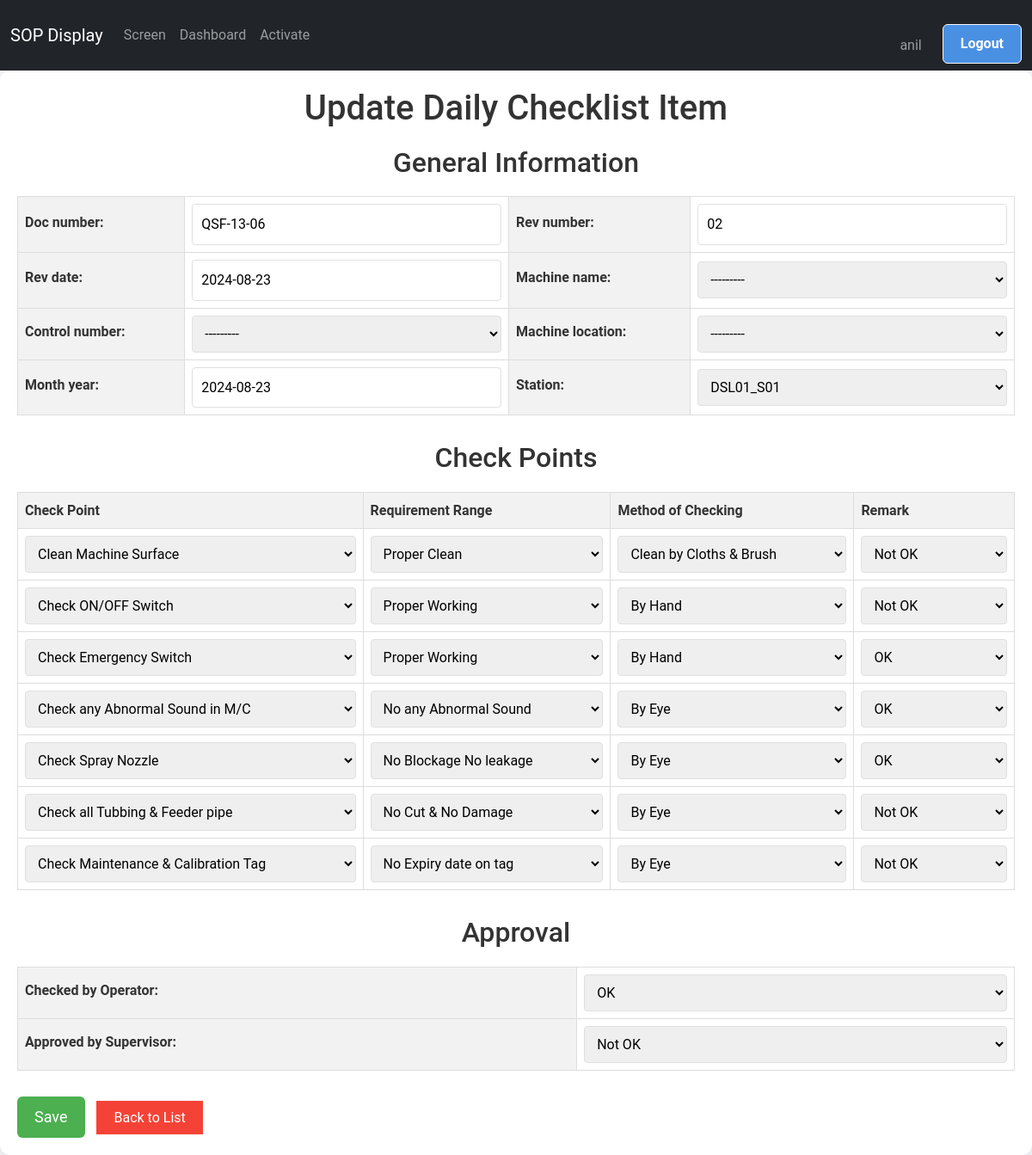
/screen/maintenance/update/14/ (signed in), run on the app's committed database.
### screen_app/models.py (models this page shows, shortened)
class DailyChecklistItem(models.Model):
    TICK_CHOICES = [
        ('✔', 'OK'),
        ('✘', 'Not OK'),
        ('', 'Not Checked')
    ]
    station = models.CharField(max_length=100, choices=STATION_CHOICES, default='DSL01_S01',blank=True)
    doc_number = models.CharField(max_length=20, default="QSF-13-06",blank=True)
    rev_number = models.CharField(max_length=10, default="02")
    rev_date = models.DateField(default=timezone.now)
    machine_name = models.CharField(max_length=100, choices=MACHINE_NAME_CHOICES)
    control_number = models.CharField(max_length=100,choices=CONTROL_NUMBER_CHOICES)
    machine_location = models.CharField(max_length=100,choices=MACHINE_LOCATION_CHOICES)
    month_year = models.DateField(default=timezone.now,blank=True)
    date=models.DateField(default=django.utils.timezone.now,blank=True)
    CHECK_POINT_CHOICES = (
        ('Clean Machine Surface', 'Clean Machine Surface'),
        ('Check ON/OFF Switch', 'Check ON/OFF Switch'),
        ('Check Emergency Switch', 'Check Emergency Switch'),
        ('Check any Abnormal Sound in M/C', 'Check any Abnormal Sound in M/C'),
        ('Check Spray Nozzle', 'Check Spray Nozzle'),
        ('Check all Tubbing & Feeder pipe', 'Check all Tubbing & Feeder pipe'),
        ('Check Maintenance & Calibration Tag', 'Check Maintenance & Calibration Tag'),
    )
    check_point_1 = models.CharField(max_length=200, choices=CHECK_POINT_CHOICES, default='Clean Machine Surface',blank=True)
    check_point_2 = models.CharField(max_length=200, choices=CHECK_POINT_CHOICES, default='Check ON/OFF Switch',blank=True)
    check_point_3 = models.CharField(max_length=200, choices=CHECK_POINT_CHOICES, default='Check Emergency Switch',blank=True)
    check_point_4 = models.CharField(max_length=200, choices=CHECK_POINT_CHOICES, default='Check any Abnormal Sound in M/C',blank=True)
    check_point_5 = models.CharField(max_length=200, choices=CHECK_POINT_CHOICES, default='Check Spray Nozzle',blank=True)
    check_point_6 = models.CharField(max_length=200, choices=CHECK_POINT_CHOICES, default='Check all Tubbing & Feeder pipe',blank=True)
    check_point_7 = models.CharField(max_length=200, choices=CHECK_POINT_CHOICES, default='Check Maintenance & Calibration Tag',blank=True)
    REQUIREMENT_RANGE_CHOICES = (
        ('Proper Clean', 'Proper Clean'),
        ('Proper Working', 'Proper Working'),
        ('Proper Working', 'Proper Working'),
        ('No any Abnormal Sound', 'No any Abnormal Sound'),
        ('No Blockage No leakage', 'No Blockage No leakage'),
        ('No Cut & No Damage', 'No Cut & No Damage'),
        ('No Expiry date on tag', 'No Expiry date on tag'),
    )
    requirement_range_1 = models.CharField(max_length=200, choices=REQUIREMENT_RANGE_CHOICES, default='Proper Clean',blank=True)
    requirement_range_2 = models.CharField(max_length=200, choices=REQUIREMENT_RANGE_CHOICES, default='Proper Working',blank=True)
    requirement_range_3 = models.CharField(max_length=200, choices=REQUIREMENT_RANGE_CHOICES, default='Proper Working',blank=True)
    requirement_range_4 = models.CharField(max_length=200, choices=REQUIREMENT_RANGE_CHOICES, default='No any Abnormal Sound',blank=True)
    requirement_range_5 = models.CharField(max_length=200, choices=REQUIREMENT_RANGE_CHOICES, default='No Blockage No leakage',blank=True)
    requirement_range_6 = models.CharField(max_length=200, choices=REQUIREMENT_RANGE_CHOICES, default='No Cut & No Damage',blank=True)
    requirement_range_7 = models.CharField(max_length=200, choices=REQUIREMENT_RANGE_CHOICES, default='No Expiry date on tag',blank=True)
    METHOD_OF_CHECKING_CHOICES = (
        ('Clean by Cloths & Brush', 'Clean by Cloths & Brush'),
        ('By Hand', 'By Hand'),
        ('By Eye', 'By Eye'),
        )
    method_of_checking_1 = models.CharField(max_length=200,choices=METHOD_OF_CHECKING_CHOICES ,default='Clean by Cloths & Brush',blank=True)
    method_of_checking_2 = models.CharField(max_length=200,choices=METHOD_OF_CHECKING_CHOICES ,default='By Hand',blank=True)
    method_of_checking_3 = models.CharField(max_length=200,choices=METHOD_OF_CHECKING_CHOICES ,default='By Hand',blank=True)
    method_of_checking_4 = models.CharField(max_length=200,choices=METHOD_OF_CHECKING_CHOICES ,default='By Eye',blank=True)
    method_of_checking_5 = models.CharField(max_length=200,choices=METHOD_OF_CHECKING_CHOICES ,default='By Eye',blank=True)
    method_of_checking_6 = models.CharField(max_length=200,choices=METHOD_OF_CHECKING_CHOICES ,default='By Eye',blank=True)
    method_of_checking_7 = models.CharField(max_length=200,choices=METHOD_OF_CHECKING_CHOICES ,default='By Eye',blank=True)
    Remark_1=models.CharField(max_length=100,choices=TICK_CHOICES)
    Remark_2=models.CharField(max_length=100,choices=TICK_CHOICES)
    Remark_3=models.CharField(max_length=100,choices=TICK_CHOICES)
    Remark_4=models.CharField(max_length=100,choices=TICK_CHOICES)
    Remark_5=models.CharField(max_length=100,choices=TICK_CHOICES)
    Remark_6=models.CharField(max_length=100,choices=TICK_CHOICES)
    Remark_7=models.CharField(max_length=100,choices=TICK_CHOICES)
    checked_by_Operator = models.CharField(max_length=100,choices=TICK_CHOICES,default='✔',blank=True)
    approved_by_Supervisor = models.CharField(max_length=100,choices=TICK_CHOICES,default='✘',blank=True)
    class Meta:
        verbose_name = "Maintenance Checklist For Daily "
        verbose_name_plural = "Maintenance Checklists For Daily"

### screen_app/views.py (the view)
# urls.py: path('maintenance/update/<int:pk>/', UpdateDailyChecklistItem.as_view(), name='update_daily'),
@method_decorator(staff_member_required, name='dispatch')
class UpdateDailyChecklistItem(UpdateView):
    model = DailyChecklistItem
    form_class = DailyChecklistItemForm
    template_name = 'Maintenance/Daily/update_daily.html'
    success_url = reverse_lazy('list_daily')

### screen_app/forms.py
class DailyChecklistItemForm(forms.ModelForm):
    class Meta:
        model = DailyChecklistItem
        fields = '__all__'
        widgets = {
            'month': forms.DateInput(attrs={'type': 'date'}),
            'date': forms.DateInput(attrs={'type': 'date'}),
        }

### screen_app/templates/Maintenance/Daily/update_daily.html (shortened to what this page needs)
{% extends "base.html" %}
{% block content %}
<div class="container">
    <h1>{% if form.instance.pk %}Update{% else %}Add{% endif %} Daily Checklist Item</h1>
    <form method="post">
        <div class="section">
            <h2>General Information</h2>
            <table class="excel-table">
                <tr>
                    <th>{{ form.doc_number.label_tag }}</th>
                    <td>{{ form.doc_number }}</td>
                    <th>{{ form.rev_number.label_tag }}</th>
                    <td>{{ form.rev_number }}</td>
                </tr>
                <tr>
                    <th>{{ form.rev_date.label_tag }}</th>
                    <td>{{ form.rev_date }}</td>
                    <th>{{ form.machine_name.label_tag }}</th>
                    <td>{{ form.machine_name }}</td>
                </tr>
                <tr>
                    <th>{{ form.control_number.label_tag }}</th>
                    <td>{{ form.control_number }}</td>
                    <th>{{ form.machine_location.label_tag }}</th>
                    <td>{{ form.machine_location }}</td>
                </tr>
                <tr>
                    <th>{{ form.month_year.label_tag }}</th>
                    <td>{{ form.month_year }}</td>
                    <th>{{ form.station.label_tag }}</th>
                    <td>{{ form.station }}</td>
                </tr>
            </table>
        </div>
        <div class="section">
            <h2>Check Points</h2>
            <table class="excel-table">
                <tr>
                    <th>Check Point</th>
                    <th>Requirement Range</th>
                    <th>Method of Checking</th>
                    <th>Remark</th>
                </tr>
                <tr>
                    <td>{{ form.check_point_1 }}</td>
                    <td>{{ form.requirement_range_1 }}</td>
                    <td>{{ form.method_of_checking_1 }}</td>
                    <td>{{ form.Remark_1 }}</td>
                </tr>
                <tr>
                    <td>{{ form.check_point_2 }}</td>
                    <td>{{ form.requirement_range_2 }}</td>
                    <td>{{ form.method_of_checking_2 }}</td>
                    <td>{{ form.Remark_2 }}</td>
                </tr>
                <tr>
                    <td>{{ form.check_point_3 }}</td>
                    <td>{{ form.requirement_range_3 }}</td>
                    <td>{{ form.method_of_checking_3 }}</td>
                    <td>{{ form.Remark_3 }}</td>
                </tr>
                <tr>
                    <td>{{ form.check_point_4 }}</td>
                    <td>{{ form.requirement_range_4 }}</td>
                    <td>{{ form.method_of_checking_4 }}</td>
                    <td>{{ form.Remark_4 }}</td>
                </tr>
                <tr>
                    <td>{{ form.check_point_5 }}</td>
                    <td>{{ form.requirement_range_5 }}</td>
                    <td>{{ form.method_of_checking_5 }}</td>
                    <td>{{ form.Remark_5 }}</td>
                </tr>
                <tr>
                    <td>{{ form.check_point_6 }}</td>
                    <td>{{ form.requirement_range_6 }}</td>
                    <td>{{ form.method_of_checking_6 }}</td>
                    <td>{{ form.Remark_6 }}</td>
                </tr>
                <tr>
                    <td>{{ form.check_point_7 }}</td>
                    <td>{{ form.requirement_range_7 }}</td>
                    <td>{{ form.method_of_checking_7 }}</td>
                    <td>{{ form.Remark_7 }}</td>
                </tr>
            </table>
        </div>
        <div class="section">
            <h2>Approval</h2>
            <table class="excel-table">
                <tr>
                    <th>{{ form.checked_by_Operator.label_tag }}</th>
                    <td>{{ form.checked_by_Operator }}</td>
                </tr>
                {% if form.instance.pk %}
                <tr>
                    <th>{{ form.approved_by_Supervisor.label_tag }}</th>
                    <td>{{ form.approved_by_Supervisor }}</td>
                </tr>
                {% endif %}
            </table>
        </div>
        <button type="submit" class="btn-submit">Save</button>
        <a href="{% url 'list_daily' %}" class="btn-back">Back to List</a>
    </form>
</div>
{% endblock content %}

### templates/base.html (shortened to what this page needs)
{% load static %}
<!DOCTYPE html>
<html lang="en">
  <head>
    <link rel="stylesheet" href="{% static 'css/bootstrap.css' %}" />
  </head>
  <body>
    <nav class="navbar navbar-expand-lg navbar-dark bg-dark" id="mainNavbar">
      <div class="container-fluid">
        <a class="navbar-brand" href="/">SOP Display</a>
        <div class="collapse navbar-collapse" id="navbarContent">
          <ul class="navbar-nav me-auto mb-2 mb-lg-0">
            <li class="nav-item">
              <a
                class="nav-link {% if request.resolver_match.url_name == 'display_screen_content' %}active{% endif %}"
                href="{% url 'display_screen_content' %}"
                >Screen</a
              >
            </li>
            {% if user.is_authenticated %}
            <li class="nav-item">
              <a
                class="nav-link {% if request.resolver_match.url_name == 'dashboard' %}active{% endif %}"
                href="{% url 'dashboard' %}"
                >Dashboard</a
              >
            </li>
            {% if user.is_staff %}
            <li class="nav-item">
              <a
                class="nav-link {% if request.resolver_match.url_name == 'activate_product' %}active{% endif %}"
                href="{% url 'activate_product' %}"
                >Activate</a
              >
            </li>
            {% endif %} {% endif %}
          </ul>
          <ul class="navbar-nav ">
            {% if user.is_authenticated %}
            <li class="nav-item mt-4">
              <span class=" nav-link  me-3">{{ user.username }}</span>
            </li>
            <li class="nav-item">
              <form method="post" action="{% url 'logout' %}">
                <button class="btn btn-outline-light" type="submit">
                  Logout
                </button>
              </form>
            </li>
            {% endif %}
          </ul>
        </div>
      </div>
    </nav>
    {% block content %} {% endblock content %}
  </body>
</html>

### templates/base.html (style rules this page uses)
html, body { height: 100%; margin: 0; padding: 0; overflow-x: hidden; }
body { padding-top: 0px; }
.navbar { transition: transform 0.3s ease; }
body { scrollbar-width: none; -ms-overflow-style: none; }
:root { --primary-color: #4a90e2; --secondary-color: #f5f7fa; --text-color: #333; --border-color: #e0e0e0; }
body { font-family: "Roboto", Arial, sans-serif; background-color: var(--secondary-color); color: var(--text-color); line-height: 1.6; margin: 0; padding: 0; }
.container { max-width: 1200px; margin: 40px auto; padding: 30px; background-color: #ffffff; border-radius: 12px; box-shadow: 0 5px 15px rgba(0, 0, 0, 0.1); }
h1 { color: var(--primary-color); font-size: 2.5em; text-align: center; margin-bottom: 30px; }
.btn { display: inline-block; background-color: var(--primary-color); color: white; padding: 10px 20px; text-decoration: none; border-radius: 6px; font-weight: bold; transition: background-color 0.3s ease; }
form { margin-top: 20px; }
form label { display: block; margin-bottom: 5px; font-weight: bold; }
form input[type="text"], form input[type="date"], form input[type="time"], form select { width: 100%; padding: 10px; border: 1px solid var(--border-color); border-radius: 4px; font-size: 16px; }
form button { background-color: var(--primary-color); color: white; border: none; padding: 12px 24px; font-size: 18px; border-radius: 6px; cursor: pointer; transition: background-color 0.3s ease; }

### screen_app/templates/Maintenance/Daily/update_daily.html (style rules this page uses)
.container { max-width: 1200px; margin: 0 auto; padding: 20px; }
h1, h2 { color: #333; text-align: center; margin-bottom: 20px; }
.excel-table { width: 100%; border-collapse: collapse; margin-bottom: 20px; }
.excel-table th, .excel-table td { border: 1px solid #ddd; padding: 8px; text-align: left; }
.excel-table th { background-color: #f2f2f2; font-weight: bold; }
.section { margin-bottom: 30px; }
.btn-submit { background-color: #4CAF50; color: white; padding: 10px 20px; border: none; cursor: pointer; }
.btn-back { background-color: #f44336; color: white; padding: 10px 20px; text-decoration: none; margin-left: 10px; }

### data on the page
DailyChecklistItem: doc_number "QSF-13-06", rev_number "02", rev_date "2024-08-23", machine_name "---------", control_number "---------", machine_location "---------", month_year "2024-08-23", station "DSL01_S01", check_point_1 "Clean Machine Surface", requirement_range_1 "Proper Clean", method_of_checking_1 "Clean by Cloths & Brush", Remark_1 "Not OK", check_point_2 "Check ON/OFF Switch", requirement_range_2 "Proper Working", method_of_checking_2 "By Hand", Remark_2 "Not OK", check_point_3 "Check Emergency Switch", requirement_range_3 "Proper Working", method_of_checking_3 "By Hand", Remark_3 "OK", check_point_4 "Check any Abnormal Sound in M/C", requirement_range_4 "No any Abnormal Sound", method_of_checking_4 "By Eye", Remark_4 "OK", check_point_5 "Check Spray Nozzle", requirement_range_5 "No Blockage No leakage", method_of_checking_5 "By Eye", Remark_5 "OK", check_point_6 "Check all Tubbing & Feeder pipe", requirement_range_6 "No Cut & No Damage", method_of_checking_6 "By Eye", Remark_6 "Not OK", check_point_7 "Check Maintenance & Calibration Tag", requirement_range_7 "No Expiry date on tag", method_of_checking_7 "By Eye", Remark_7 "Not OK", checked_by_Operator "OK", approved_by_Supervisor "Not OK"

### other printed values
{{ user.username }} "anil"
